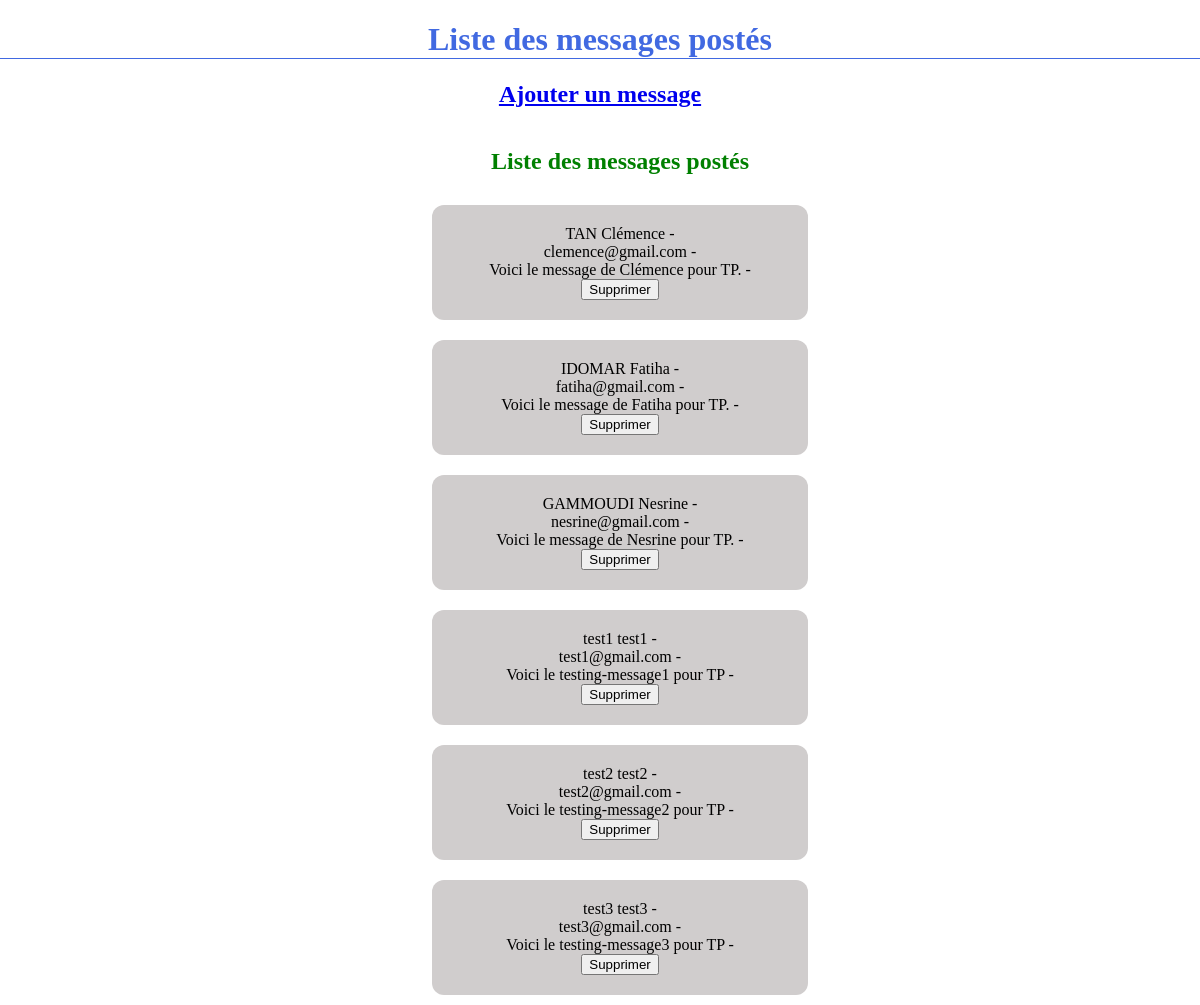
The app's page /message.php, older data.
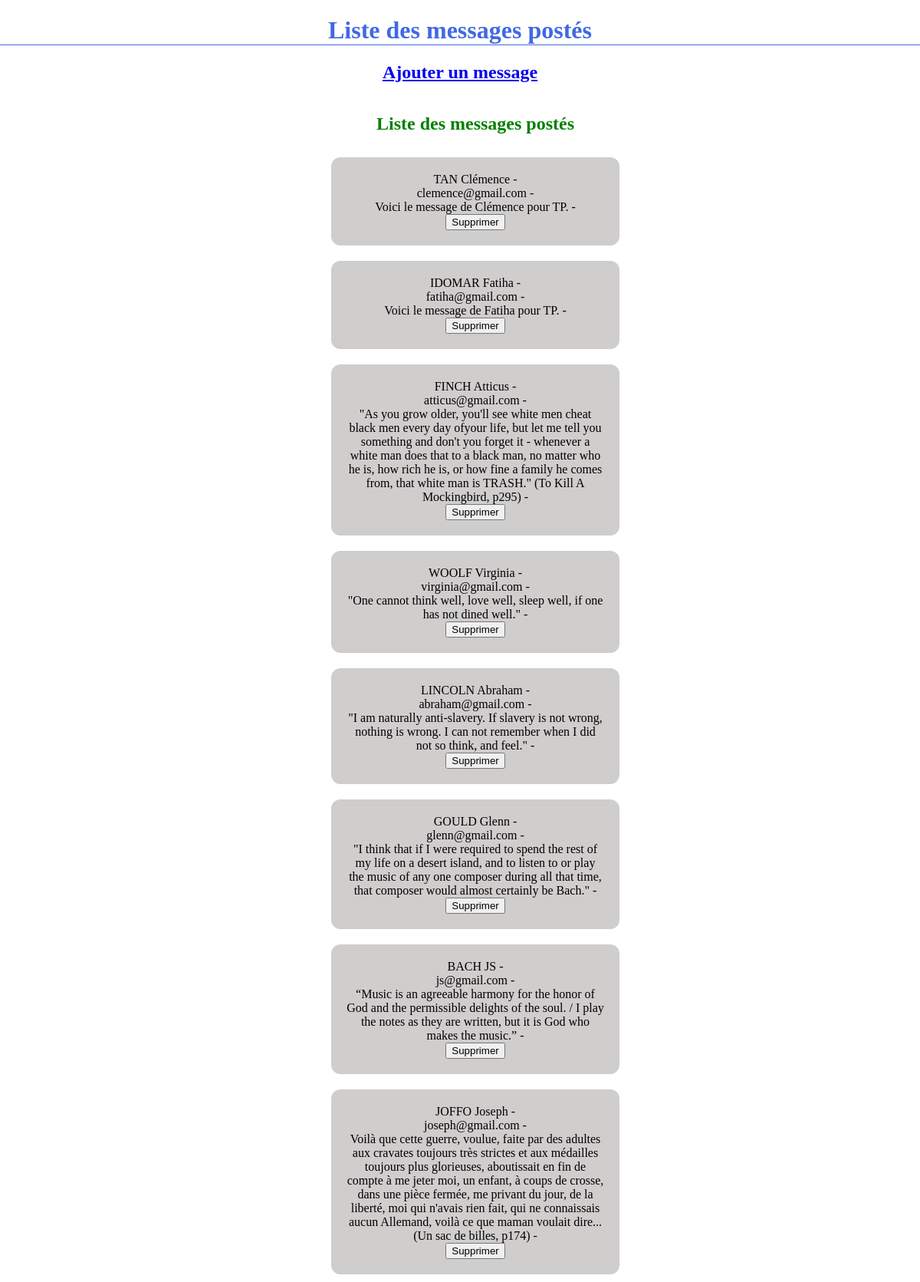
The same page, newer data.
### tables this page shows
CREATE TABLE `contactslist` (
  `id` int(11) NOT NULL,
  `email` text NOT NULL,
  `nom` text NOT NULL,
  `prenom` text NOT NULL,
  `message` text NOT NULL
);

### libs/DB.php (called while the page is built)
<?php
    class DB {
        static public function connect(){
            $username = "root";
            $password = "root";
            $connect = new PDO("mysql:host=localhost; dbname=contacts", $username, $password);
            return $connect;
        }
    }
?>

### models/ContactModel.php (called while the page is built, shortened)
<?php
    include_once './libs/DB.php';
    class ContactModel extends DB{
        public static function fetchAll(){
            $SQLRequest = self::connect()->query('SELECT * FROM contactslist');
            $SQLRequest->execute();
            return $SQLRequest->fetchALL(PDO::FETCH_ASSOC);
        }
    }
?>

### controllers/ContactController.php (called while the page is built, shortened)
<?php
include_once './models/ContactModel.php';
    class ContactController{
        public static function getContacts(){
            $contacts = ContactModel::fetchAll();
            return $contacts;
        }
    }
?>

### views/contactsList.php (the view, shortened to what this page needs)
<?php
    include_once './controllers/ContactController.php';
    echo "<h2><a href='index.php' target='_blank'>Ajouter un message</a></h2>";
?>
<section>
    <ol>
        <?php
            $contacts = ContactController::getContacts();
            echo "<h2>Liste des messages postés</h2>";
            foreach($contacts as $key => $contact){
                echo '
                    <li>
                        <span>' . $contact['nom']. ' ' . $contact['prenom'].' - </span>
                        <span>' . $contact['email']. ' - </span>
                        <span>' . $contact['message']. ' - </span>
                        <form method="GET">
                            <button type="submit" name="deleteContact" value="'.$contact['id'].'">Supprimer</button>
                        </form>
                    </li>
                ';
            }
        ?>
    </ol>
</section>

### message.php (shortened to what this page needs)
<!DOCTYPE html>
<html lang="en">
    <head>
        <link rel="stylesheet" href="./public/styles/message.css">
    </head>
    <body>
        <h1>Liste des messages postés</h1>
        <?php
            include_once './views/contactsList.php';
        ?>
    </body>
</html>

### public/styles/message.css (style rules this page uses)
body { text-align: center; margin: 0 auto; }
h1 { color: royalblue; border-bottom: 1px solid royalblue; }
h2 { color: green; }
ol { display: flex; flex-direction: column; justify-content: center; align-items: center; width: 40%; margin: 0 auto; }
li { padding: 20px; margin: 10px; display: flex; flex-direction: column; background-color: rgb(208, 205, 205); width: 70%; border-radius: 12px; }

Row changes from the older to the newer data that the page shows:
removed contactslist: nom "GAMMOUDI", prenom "Nesrine", email "nesrine@gmail.com", message "Voici le message de Nesrine pour TP.", $contact['id'] 3 (drawn)
removed contactslist: nom "test1", prenom "test1", email "test1@gmail.com", message "Voici le testing-message1 pour TP", $contact['id'] 4 (drawn)
removed contactslist: nom "test2", prenom "test2", email "test2@gmail.com", message "Voici le testing-message2 pour TP", $contact['id'] 6 (drawn)
removed contactslist: nom "test3", prenom "test3", email "test3@gmail.com", message "Voici le testing-message3 pour TP", $contact['id'] 7 (drawn)
added contactslist: nom "FINCH", prenom "Atticus", email "atticus@gmail.com", message "\"As you grow older, you'll see white men cheat black men every day ofyour life, but let me tell you something and don't you forget it - whenever a white man does that to a black man, no matter who he is, how rich he is, or how fine a family he comes from, that white man is TRASH.\" (To Kill A Mockingbird, p295)", $contact['id'] 9 (drawn)
added contactslist: nom "WOOLF", prenom "Virginia", email "virginia@gmail.com", message "\"One cannot think well, love well, sleep well, if one has not dined well.\"", $contact['id'] 10 (drawn)
added contactslist: nom "LINCOLN", prenom "Abraham", email "abraham@gmail.com", message "\"I am naturally anti-slavery. If slavery is not wrong, nothing is wrong. I can not remember when I did not so think, and feel.\"", $contact['id'] 11 (drawn)
added contactslist: nom "GOULD", prenom "Glenn", email "glenn@gmail.com", message "\"I think that if I were required to spend the rest of my life on a desert island, and to listen to or play the music of any one composer during all that time, that composer would almost certainly be Bach.\"", $contact['id'] 12 (drawn)
added contactslist: nom "BACH", prenom "JS", email "js@gmail.com", message "“Music is an agreeable harmony for the honor of God and the permissible delights of the soul. / I play the notes as they are written, but it is God who makes the music.”", $contact['id'] 13 (drawn)
added contactslist: nom "JOFFO", prenom "Joseph", email "joseph@gmail.com", message "Voilà que cette guerre, voulue, faite par des adultes aux cravates toujours très strictes et aux médailles toujours plus glorieuses, aboutissait en fin de compte à me jeter moi, un enfant, à coups de crosse, dans une pièce fermée, me privant du jour, de la liberté, moi qui n'avais rien fait, qui ne connaissais aucun Allemand, voilà ce que maman voulait dire... (Un sac de billes, p174)", $contact['id'] 17 (drawn)
